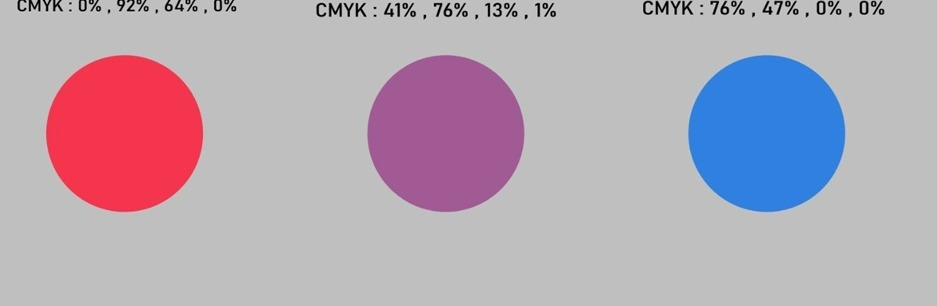
#> input picture CV/ball_detection/all.jpg, 937 x 306 px, given in place of the camera
$ python mask_2.py
#> lines starting #> are read from the running program, lines starting #| are printed output that depends on the picture; after the words box and inside, x2 and y2 are one past the last pixel; in counts of white or black regions, pixels touching at a corner belong together
import cv2 as cv
import numpy as np
import imutils

# Define colors and their corresponding HSV ranges
colors = {
    'my_red_color': [np.array([0, 100, 100]), np.array([10, 255, 255])],  # Red hue wraps around
    'my_blue_color': [np.array([97, 100, 100]), np.array([117, 255, 255])],
    'my_purple_color': [np.array([145, 100, 100]), np.array([165, 255, 255])]
}

def find_color(frame, points):
    mask = cv.inRange(frame, points[0], points[1])  # Create mask with boundaries
    # Apply morphological operations to reduce noise
    mask = cv.erode(mask, None, iterations=2)
    mask = cv.dilate(mask, None, iterations=2)
    cnts = cv.findContours(mask.copy(), cv.RETR_EXTERNAL, cv.CHAIN_APPROX_SIMPLE)
    cnts = imutils.grab_contours(cnts)
    for c in cnts:
        area = cv.contourArea(c)
        if area > 0.1:  # Adjust as necessary
            # Compute the centroid of the contour
            M = cv.moments(c)
            if M["m00"] != 0:
                cx = int(M["m10"] / M["m00"])
                cy = int(M["m01"] / M["m00"])
                return c, cx, cy
    return None, None, None

cap = cv.VideoCapture(0)

while cap.isOpened():
    _, frame = cap.read()
#> frame is the input picture: shape (306, 937, 3); mean B, G, R 181.1, 169, 181.3
    hsv = cv.cvtColor(frame, cv.COLOR_BGR2HSV)
#> hsv: shape (306, 937, 3); mean H, S, V 35.6, 35, 193.3

    # Create a black mask
    mask_all = np.zeros_like(frame)

    for name, clr in colors.items():
        c, cx, cy = find_color(hsv, clr)
        if c is not None:
            cv.drawContours(mask_all, [c], -1, (255, 255, 255), -1)  # Draw contours on black mask
#> this loop made 3 passes
#> (cx, cy) on passes 2 to 3: (766, 133), (445, 133)
#> cnts in find_color on pass 1: 0 contours
#> pass 2, in find_color (call 2), `mask = cv.inRange(frame, points[0], points[1])`:
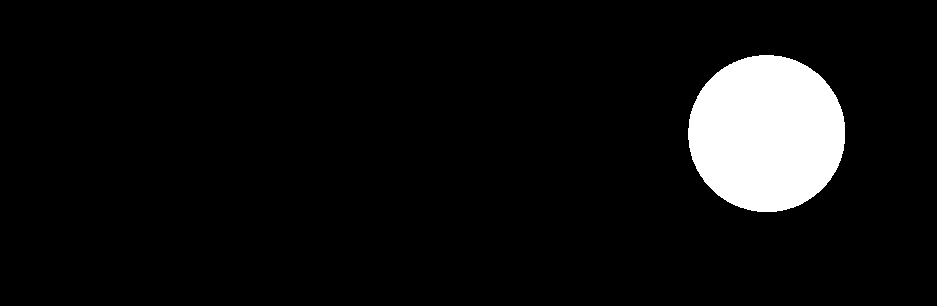
#> mask: shape (306, 937); 6.8% white; 1 white region, box (x1, y1, x2, y2) and area: (688, 55, 845, 212) 19385
#> pass 2, in find_color (call 2), `mask = cv.erode(mask, None, iterations=2)`:
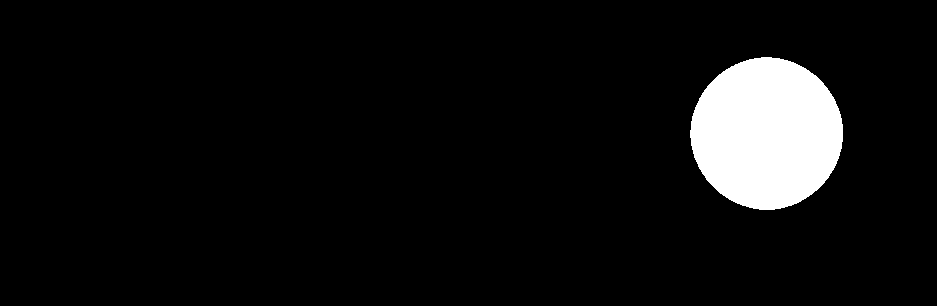
#> mask: shape (306, 937); 6.3% white; 1 white region, box (x1, y1, x2, y2) and area: (690, 57, 843, 210) 18145
#> pass 3, in find_color (call 3), `mask = cv.inRange(frame, points[0], points[1])`:
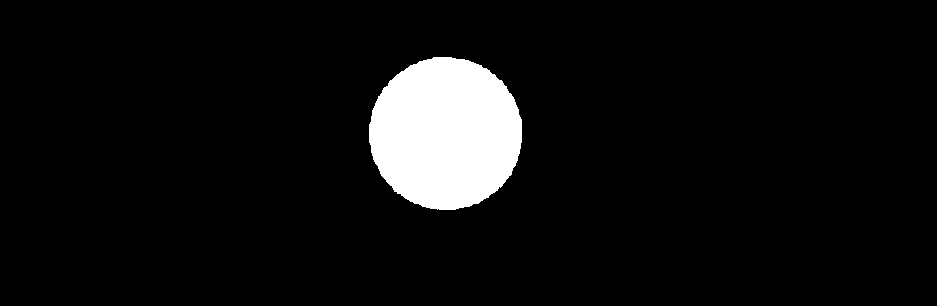
#> mask: shape (306, 937); 6.4% white; 1 white region, box (x1, y1, x2, y2) and area: (369, 57, 522, 210) 18387
#> after the loop: mask_all: shape (306, 937, 3); mean H, S, V 33.6, 33.6, 33.6

    # Bitwise AND operation to mask the original frame with the created mask
    result = cv.bitwise_and(frame, mask_all)
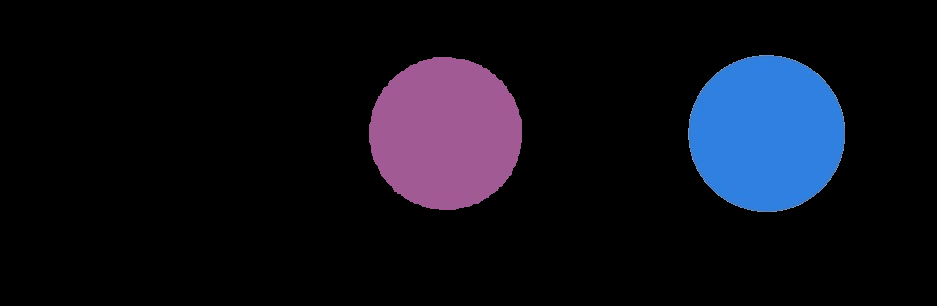
#> result: shape (306, 937, 3); mean B, G, R 24.6, 14.4, 13.7

    cv.imshow("Result", result)
    if cv.waitKey(1) == ord('q'):
#> (key q is pressed here)
        break

cap.release()
cv.destroyAllWindows()
